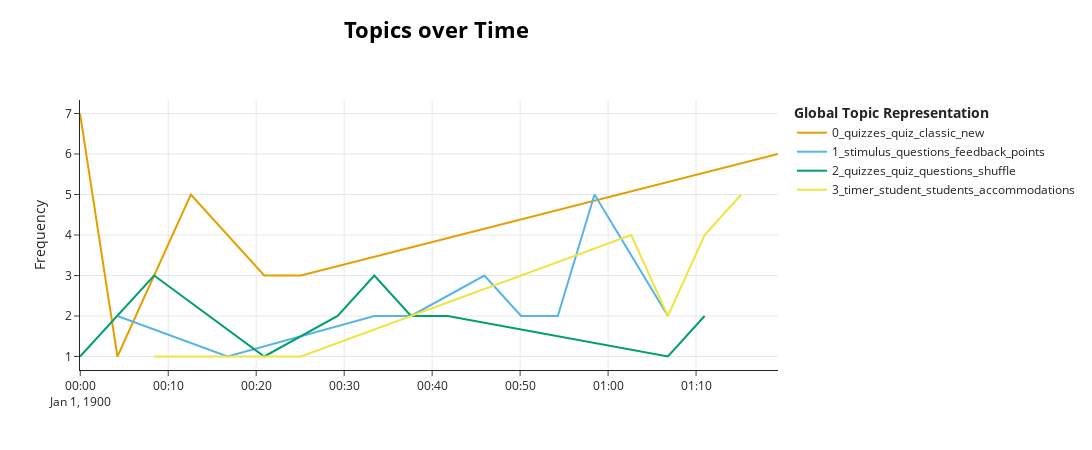

Write notebook code for a chart like this one.
### Code cell
from bertopic import BERTopic
from bertopic.representation import KeyBERTInspired

representation_model = KeyBERTInspired()
topic_model = BERTopic(representation_model=representation_model)

video = videoNames[0]

docs = combinedTranscripts[video]["Combined Lines"].tolist()
timestamps = combinedTranscripts[video]["Start"].tolist()

topics, probs = topic_model.fit_transform(docs)

# hierarchical_topics = topic_model.hierarchical_topics(docs)
# topic_model.visualize_hierarchy(hierarchical_topics=hierarchical_topics)

topics_over_time = topic_model.topics_over_time(docs, timestamps, nr_bins=20)
topic_model.visualize_topics_over_time(topics_over_time)

### Figure 1 — Plotly figure (JSON) as saved in the notebook; plotly's stock layout.template omitted (floating-point values rounded to 4 significant figures)
{"data": [{"hoverinfo": "text", "hovertext": ["<b>Topic 0</b><br>Words: quizzes, quiz, new, canvas, dialog", "<b>Topic 0</b><br>Words: quizzes, quiz, students, demo, instructors", "<b>Topic 0</b><br>Words: quizzes, commons, templates, template, quiz", "<b>Topic 0</b><br>Words: quizzes, quiz, selecting, dialog, list", "<b>Topic 0</b><br>Words: quizzes, quiz, surveys, classic, ungraded", "<b>Topic 0</b><br>Words: updates, releases, release, quizzes, topics"], "marker": {"color": "#E69F00"}, "mode": "lines", "name": "0_quizzes_quiz_classic_new", "type": "scatter", "x": ["1899-12-31T23:59:58.134021", "1900-01-01T00:04:13.438950", "1900-01-01T00:12:34.036850", "1900-01-01T00:20:54.634750", "1900-01-01T00:25:04.933700", "1900-01-01T01:19:18.820050"], "y": [7, 1, 5, 3, 3, 6]}, {"hoverinfo": "text", "hovertext": ["<b>Topic 1</b><br>Words: questions, stimulus, reading, sample, passage", "<b>Topic 1</b><br>Words: unpublished, published, create, button, preview", "<b>Topic 1</b><br>Words: preview, questions, cursor, pencils, select", "<b>Topic 1</b><br>Words: points, feedback, onepoint, credit, scored", "<b>Topic 1</b><br>Words: layout, paragraph, preview, orders, display", "<b>Topic 1</b><br>Words: stimulus, onscreen, aligning, questions, calculator", "<b>Topic 1</b><br>Words: stimulus, points, ordering, questions, onepoint", "<b>Topic 1</b><br>Words: previewing, preview, questions, screen, click", "<b>Topic 1</b><br>Words: quizzes, feedback, highlighted, students, questions"], "marker": {"color": "#56B4E9"}, "mode": "lines", "name": "1_stimulus_questions_feedback_points", "type": "scatter", "x": ["1900-01-01T00:04:13.438950", "1900-01-01T00:16:44.335800", "1900-01-01T00:33:25.531600", "1900-01-01T00:37:35.830550", "1900-01-01T00:45:56.428450", "1900-01-01T00:50:06.727400", "1900-01-01T00:54:17.026350", "1900-01-01T00:58:27.325300", "1900-01-01T01:06:47.923200"], "y": [2, 1, 2, 2, 3, 2, 2, 5, 2]}, {"hoverinfo": "text", "hovertext": ["<b>Topic 2</b><br>Words: quizzes, quiz, pause, unmute, questions", "<b>Topic 2</b><br>Words: quizzes, quiz, shuffle, grading, students", "<b>Topic 2</b><br>Words: quizzes, quiz, grades, students, calculators", "<b>Topic 2</b><br>Words: quizzes, multiple, categorization, quiz, questions", "<b>Topic 2</b><br>Words: distractors, distractor, categories, category, quiz", "<b>Topic 2</b><br>Words: quiz, prompt, type, repeat, option", "<b>Topic 2</b><br>Words: quizzes, quiz, questions, shuffle, distractor", "<b>Topic 2</b><br>Words: quiz, shuffle, questions, choices, choice", "<b>Topic 2</b><br>Words: quizzes, reports, quiz, questions, results", "<b>Topic 2</b><br>Words: quiz, reports, questions, analyze, students"], "marker": {"color": "#009E73"}, "mode": "lines", "name": "2_quizzes_quiz_questions_shuffle", "type": "scatter", "x": ["1899-12-31T23:59:58.134021", "1900-01-01T00:04:13.438950", "1900-01-01T00:08:23.737900", "1900-01-01T00:20:54.634750", "1900-01-01T00:29:15.232650", "1900-01-01T00:33:25.531600", "1900-01-01T00:37:35.830550", "1900-01-01T00:41:46.129500", "1900-01-01T01:06:47.923200", "1900-01-01T01:10:58.222150"], "y": [1, 2, 3, 1, 2, 3, 2, 2, 1, 2]}, {"hoverinfo": "text", "hovertext": ["<b>Topic 3</b><br>Words: timer, print, quiz, scrolling, test", "<b>Topic 3</b><br>Words: moderation, accommodations, students, student, ways", "<b>Topic 3</b><br>Words: assignments, assign, submission, due, date", "<b>Topic 3</b><br>Words: students, student, access, syllabus, allow", "<b>Topic 3</b><br>Words: quiz, unlimited, attempts, limits, limit", "<b>Topic 3</b><br>Words: accommodations, student, students, accommodation, tests", "<b>Topic 3</b><br>Words: student, students, minutes, retake, accommodations"], "marker": {"color": "#F0E442"}, "mode": "lines", "name": "3_timer_student_students_accommodations", "type": "scatter", "x": ["1900-01-01T00:08:23.737900", "1900-01-01T00:12:34.036850", "1900-01-01T00:25:04.933700", "1900-01-01T01:02:37.624250", "1900-01-01T01:06:47.923200", "1900-01-01T01:10:58.222150", "1900-01-01T01:15:08.521100"], "y": [1, 1, 1, 4, 2, 4, 5]}], "layout": {"height": 450, "hoverlabel": {"bgcolor": "white", "font": {"family": "Rockwell", "size": 16}}, "legend": {"title": {"text": "<b>Global Topic Representation"}}, "title": {"font": {"color": "Black", "size": 22}, "text": "<b>Topics over Time</b>", "x": 0.4, "xanchor": "center", "y": 0.95, "yanchor": "top"}, "width": 1250, "xaxis": {"showgrid": true}, "yaxis": {"showgrid": true, "title": {"text": "Frequency"}}}}
